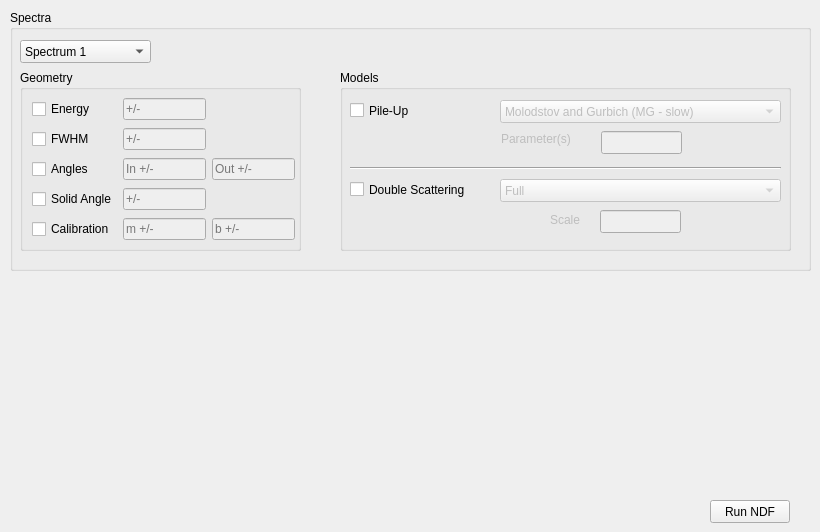
      <widget class="QWidget" name="tab_3">
       <attribute name="title">
        <string>NDF</string>
       </attribute>
       <widget class="QGroupBox" name="groupBox_7">
        <property name="geometry">
         <rect>
          <x>10</x>
          <y>10</y>
          <width>801</width>
          <height>261</height>
         </rect>
        </property>
        <property name="title">
         <string>Spectra</string>
        </property>
        <widget class="QGroupBox" name="groupBox_9">
         <property name="geometry">
          <rect>
           <x>10</x>
           <y>60</y>
           <width>281</width>
           <height>181</height>
          </rect>
         </property>
         <property name="sizePolicy">
          <sizepolicy hsizetype="Preferred" vsizetype="Preferred">
           <horstretch>0</horstretch>
           <verstretch>0</verstretch>
          </sizepolicy>
         </property>
         <property name="toolTip">
          <string extracomment="Energy in keV"/>
         </property>
         <property name="title">
          <string>Geometry</string>
         </property>
         <widget class="QWidget" name="layoutWidget_3">
          <property name="geometry">
           <rect>
            <x>0</x>
            <y>20</y>
            <width>281</width>
            <height>161</height>
           </rect>
          </property>
          <layout class="QGridLayout" name="gridLayout_3">
           <property name="leftMargin">
            <number>12</number>
           </property>
           <property name="topMargin">
            <number>6</number>
           </property>
           <property name="rightMargin">
            <number>6</number>
           </property>
           <property name="bottomMargin">
            <number>6</number>
           </property>
           <item row="0" column="0">
            <widget class="QCheckBox" name="checkEnergy">
             <property name="text">
              <string>Energy</string>
             </property>
             <property name="checked">
              <bool>false</bool>
             </property>
            </widget>
           </item>
           <item row="1" column="1">
            <widget class="QLineEdit" name="geo_fwhm_fit">
             <property name="enabled">
              <bool>false</bool>
             </property>
             <property name="sizePolicy">
              <sizepolicy hsizetype="Fixed" vsizetype="Fixed">
               <horstretch>0</horstretch>
               <verstretch>0</verstretch>
              </sizepolicy>
             </property>
             <property name="minimumSize">
              <size>
               <width>50</width>
               <height>0</height>
              </size>
             </property>
             <property name="placeholderText">
              <string>+/-</string>
             </property>
            </widget>
           </item>
           <item row="3" column="0">
            <widget class="QCheckBox" name="checkSolid_Angle">
             <property name="text">
              <string>Solid Angle</string>
             </property>
             <property name="checked">
              <bool>false</bool>
             </property>
            </widget>
           </item>
           <item row="3" column="1">
            <widget class="QLineEdit" name="geo_solid_angle_fit">
             <property name="enabled">
              <bool>false</bool>
             </property>
             <property name="sizePolicy">
              <sizepolicy hsizetype="Fixed" vsizetype="Fixed">
               <horstretch>50</horstretch>
               <verstretch>0</verstretch>
              </sizepolicy>
             </property>
             <property name="minimumSize">
              <size>
               <width>50</width>
               <height>0</height>
              </size>
             </property>
             <property name="placeholderText">
              <string>+/-</string>
             </property>
            </widget>
           </item>
           <item row="4" column="2">
            <widget class="QLineEdit" name="geo_calibration_b_fit">
             <property name="enabled">
              <bool>false</bool>
             </property>
             <property name="sizePolicy">
              <sizepolicy hsizetype="Fixed" vsizetype="Fixed">
               <horstretch>50</horstretch>
               <verstretch>0</verstretch>
              </sizepolicy>
             </property>
             <property name="minimumSize">
              <size>
               <width>50</width>
               <height>0</height>
              </size>
             </property>
             <property name="placeholderText">
              <string>b +/-</string>
             </property>
            </widget>
           </item>
           <item row="4" column="1">
            <widget class="QLineEdit" name="geo_calibration_m_fit">
             <property name="enabled">
              <bool>false</bool>
             </property>
             <property name="sizePolicy">
              <sizepolicy hsizetype="Fixed" vsizetype="Fixed">
               <horstretch>50</horstretch>
               <verstretch>0</verstretch>
              </sizepolicy>
             </property>
             <property name="minimumSize">
              <size>
               <width>50</width>
               <height>0</height>
              </size>
             </property>
             <property name="placeholderText">
              <string>m +/-</string>
             </property>
            </widget>
           </item>
           <item row="2" column="2">
            <widget class="QLineEdit" name="geo_angle_out_fit">
             <property name="enabled">
              <bool>false</bool>
             </property>
             <property name="sizePolicy">
              <sizepolicy hsizetype="Fixed" vsizetype="Fixed">
               <horstretch>50</horstretch>
               <verstretch>0</verstretch>
              </sizepolicy>
             </property>
             <property name="minimumSize">
              <size>
               <width>50</width>
               <height>0</height>
              </size>
             </property>
             <property name="placeholderText">
              <string>Out +/-</string>
             </property>
            </widget>
           </item>
           <item row="0" column="1">
            <widget class="QLineEdit" name="geo_energy_fit">
             <property name="enabled">
              <bool>false</bool>
             </property>
             <property name="sizePolicy">
              <sizepolicy hsizetype="Expanding" vsizetype="Fixed">
               <horstretch>0</horstretch>
               <verstretch>0</verstretch>
              </sizepolicy>
             </property>
             <property name="minimumSize">
              <size>
               <width>50</width>
               <height>0</height>
              </size>
             </property>
             <property name="placeholderText">
              <string>+/-</string>
             </property>
            </widget>
           </item>
           <item row="1" column="0">
            <widget class="QCheckBox" name="checkFWHM">
             <property name="text">
              <string>FWHM</string>
             </property>
             <property name="checked">
              <bool>false</bool>
             </property>
            </widget>
           </item>
           <item row="4" column="0">
            <widget class="QCheckBox" name="checkCalibration">
             <property name="text">
              <string>Calibration</string>
             </property>
             <property name="checked">
              <bool>false</bool>
             </property>
            </widget>
           </item>
           <item row="2" column="0">
            <widget class="QCheckBox" name="checkAngles">
             <property name="text">
              <string>Angles</string>
             </property>
             <property name="checked">
              <bool>false</bool>
             </property>
            </widget>
           </item>
           <item row="2" column="1">
            <widget class="QLineEdit" name="geo_angle_in_fit">
             <property name="enabled">
              <bool>false</bool>
             </property>
             <property name="sizePolicy">
              <sizepolicy hsizetype="Fixed" vsizetype="Fixed">
               <horstretch>50</horstretch>
               <verstretch>0</verstretch>
              </sizepolicy>
             </property>
             <property name="minimumSize">
              <size>
               <width>50</width>
               <height>0</height>
              </size>
             </property>
             <property name="placeholderText">
              <string>In +/-</string>
             </property>
            </widget>
           </item>
          </layout>
         </widget>
        </widget>
        <widget class="QComboBox" name="comboBox_2">
         <property name="geometry">
          <rect>
           <x>10</x>
           <y>30</y>
           <width>131</width>
           <height>23</height>
          </rect>
         </property>
         <item>
          <property name="text">
           <string>Spectrum 1</string>
          </property>
         </item>
        </widget>
        <widget class="QGroupBox" name="groupBox_8">
         <property name="geometry">
          <rect>
           <x>330</x>
           <y>60</y>
           <width>451</width>
           <height>181</height>
          </rect>
         </property>
         <property name="title">
          <string>Models</string>
         </property>
         <widget class="QComboBox" name="comboPileup">
          <property name="enabled">
           <bool>false</bool>
          </property>
          <property name="geometry">
           <rect>
            <x>160</x>
            <y>30</y>
            <width>281</width>
            <height>23</height>
           </rect>
          </property>
          <item>
           <property name="text">
            <string>Molodstov and Gurbich (MG - slow)</string>
           </property>
          </item>
          <item>
           <property name="text">
            <string>Wielopolski and Gardner (WG - slow)</string>
           </property>
          </item>
          <item>
           <property name="text">
            <string>Pure Autocorrelation Algorithm (CJ - fast)</string>
           </property>
          </item>
          <item>
           <property name="text">
            <string>Amsel (GA - fast)</string>
           </property>
          </item>
         </widget>
         <widget class="QCheckBox" name="checkPileup">
          <property name="geometry">
           <rect>
            <x>10</x>
            <y>30</y>
            <width>85</width>
            <height>21</height>
           </rect>
          </property>
          <property name="text">
           <string>Pile-Up</string>
          </property>
         </widget>
         <widget class="QCheckBox" name="checkDoublescatter">
          <property name="geometry">
           <rect>
            <x>10</x>
            <y>109</y>
            <width>141</width>
            <height>21</height>
           </rect>
          </property>
          <property name="text">
           <string>Double Scattering</string>
          </property>
         </widget>
         <widget class="QComboBox" name="comboDoublescatter">
          <property name="enabled">
           <bool>false</bool>
          </property>
          <property name="geometry">
           <rect>
            <x>160</x>
            <y>109</y>
            <width>281</width>
            <height>23</height>
           </rect>
          </property>
          <item>
           <property name="text">
            <string>Full</string>
           </property>
          </item>
          <item>
           <property name="text">
            <string>Precise</string>
           </property>
          </item>
          <item>
           <property name="text">
            <string>Normal</string>
           </property>
          </item>
          <item>
           <property name="text">
            <string>Fast</string>
           </property>
          </item>
         </widget>
         <widget class="QLineEdit" name="pileup_param">
          <property name="enabled">
           <bool>false</bool>
          </property>
          <property name="geometry">
           <rect>
            <x>261</x>
            <y>61</y>
            <width>81</width>
            <height>23</height>
           </rect>
          </property>
         </widget>
         <widget class="QLabel" name="label_4">
          <property name="enabled">
           <bool>false</bool>
          </property>
          <property name="geometry">
           <rect>
            <x>161</x>
            <y>61</y>
            <width>91</width>
            <height>16</height>
           </rect>
          </property>
          <property name="text">
           <string>Parameter(s)</string>
          </property>
         </widget>
         <widget class="Line" name="line">
          <property name="geometry">
           <rect>
            <x>10</x>
            <y>90</y>
            <width>431</width>
            <height>16</height>
           </rect>
          </property>
          <property name="orientation">
           <enum>Qt::Horizontal</enum>
          </property>
         </widget>
         <widget class="QLineEdit" name="doublescatter_scaleparam">
          <property name="enabled">
           <bool>false</bool>
          </property>
          <property name="geometry">
           <rect>
            <x>260</x>
            <y>140</y>
            <width>81</width>
            <height>23</height>
           </rect>
          </property>
         </widget>
         <widget class="QLabel" name="label_11">
          <property name="enabled">
           <bool>false</bool>
          </property>
          <property name="geometry">
           <rect>
            <x>210</x>
            <y>142</y>
            <width>37</width>
            <height>16</height>
           </rect>
          </property>
          <property name="text">
           <string>Scale</string>
          </property>
         </widget>
        </widget>
       </widget>
       <widget class="QPushButton" name="run_NDF_button">
        <property name="geometry">
         <rect>
          <x>710</x>
          <y>500</y>
          <width>80</width>
          <height>23</height>
         </rect>
        </property>
        <property name="text">
         <string>Run NDF</string>
        </property>
        <property name="default">
         <bool>false</bool>
        </property>
       </widget>
      </widget>
